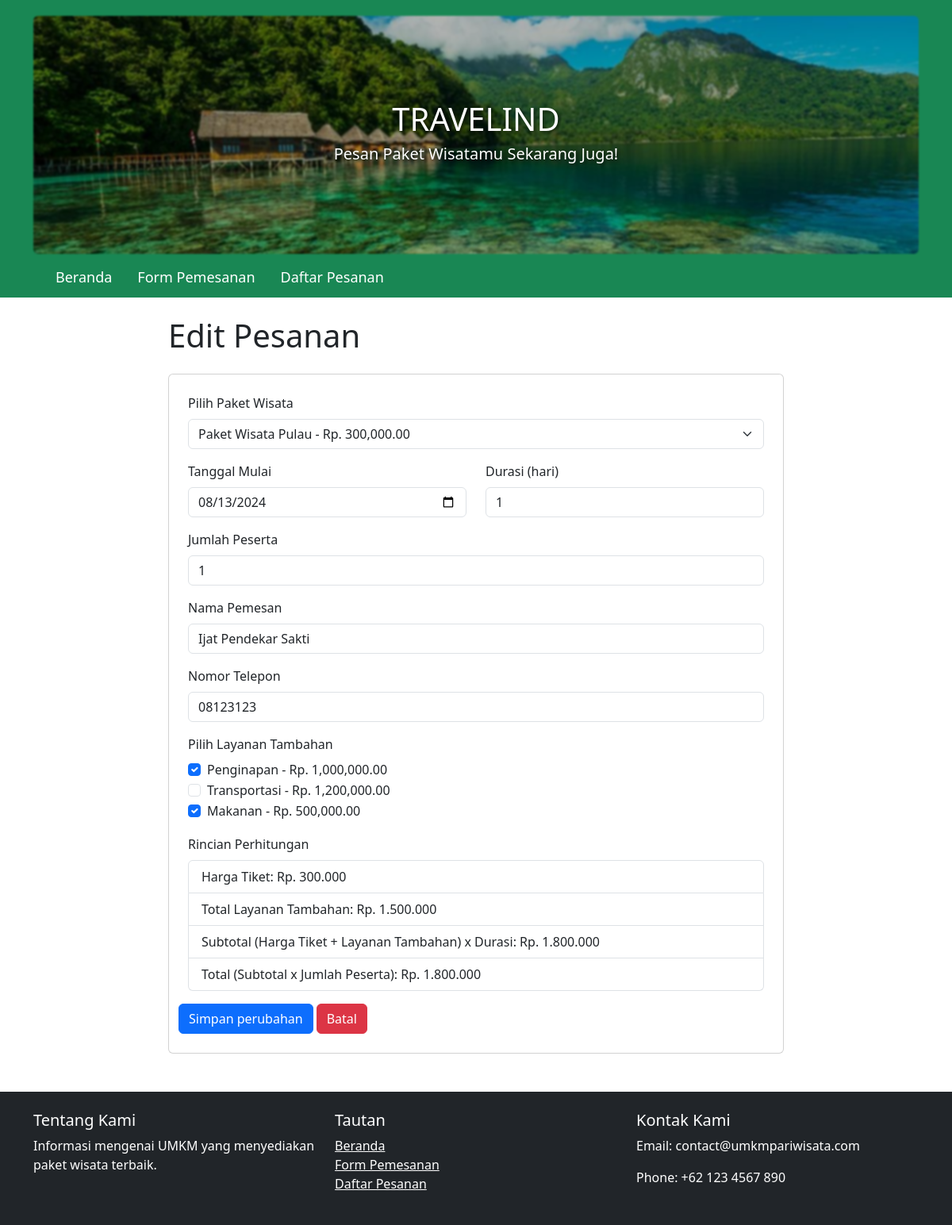
Screenshot of /edit_order.php?id=30 with the database file from the repository.
### tables this page shows
CREATE TABLE `pesanan` (
  `id` int(11) NOT NULL,
  `tanggal_mulai` date NOT NULL,
  `durasi` int(11) NOT NULL,
  `jumlah_peserta` int(11) NOT NULL,
  `subtotal` decimal(10,2) NOT NULL,
  `total` decimal(10,2) NOT NULL,
  `tanggal_pesanan` date NOT NULL,
  `paket_id` int(11) NOT NULL,
  `nama_pemesan` varchar(255) DEFAULT NULL,
  `no_telepon` varchar(15) DEFAULT NULL,
  `penginapan` tinyint(1) DEFAULT 0,
  `transportasi` tinyint(1) DEFAULT 0,
  `makanan` tinyint(1) DEFAULT 0
);

CREATE TABLE `paket_wisata` (
  `id` int(11) NOT NULL,
  `nama` varchar(255) NOT NULL,
  `deskripsi` text DEFAULT NULL,
  `harga` decimal(10,2) NOT NULL,
  `image_url` text NOT NULL
);

CREATE TABLE `layanan` (
  `id` int(11) NOT NULL,
  `nama` varchar(255) NOT NULL,
  `harga` decimal(10,2) NOT NULL
);

### edit_order.php (the view, shortened to what this page needs)
<?php
require 'db.php';
$order_id = isset($_GET['id']) ? (int)$_GET['id'] : 0;
$stmt = $pdo->prepare('SELECT * FROM pesanan WHERE id = ?');
$stmt->execute([$order_id]);
$order = $stmt->fetch();
$stmt = $pdo->query('SELECT * FROM layanan');
$services = $stmt->fetchAll();
$stmt = $pdo->query('SELECT * FROM paket_wisata');
$all_packages = $stmt->fetchAll();
$paket_id = $order['paket_id'];
?>
<?php include 'header.php'; ?>
<div class="container col-lg-8">
    <h1 class="mt-4">Edit Pesanan</h1>
    <form method="POST" class="mt-4 card p-4">
        <div class="mb-3">
            <label for="paket_id" class="form-label">Pilih Paket Wisata</label>
            <select class="form-select" id="paket_id" name="paket_id" required>
                <?php foreach ($all_packages as $pkg): ?>
                    <option value="<?= htmlspecialchars($pkg['id']) ?>" data-harga="<?= htmlspecialchars($pkg['harga']) ?>" <?= ($pkg['id'] == $paket_id) ? 'selected' : '' ?>>
                        <?= htmlspecialchars($pkg['nama']) ?> - Rp. <?= number_format($pkg['harga'], 2) ?>
                    </option>
                <?php endforeach; ?>
            </select>
        </div>
        <div class="row">
            <div class="col-md-6 mb-3">
                <label for="tanggal_mulai" class="form-label">Tanggal Mulai</label>
                <input type="date" class="form-control" id="tanggal_mulai" name="tanggal_mulai" value="<?= htmlspecialchars($order['tanggal_mulai']) ?>" required>
            </div>
            <div class="col-md-6 mb-3">
                <label for="durasi" class="form-label">Durasi (hari)</label>
                <input type="number" class="form-control" id="durasi" name="durasi" value="<?= htmlspecialchars($order['durasi']) ?>" required>
            </div>
        </div>
        <div class="mb-3">
            <label for="jumlah_peserta" class="form-label">Jumlah Peserta</label>
            <input type="number" class="form-control" id="jumlah_peserta" name="jumlah_peserta" value="<?= htmlspecialchars($order['jumlah_peserta']) ?>" required>
        </div>
        <div class="mb-3">
            <label for="nama_pemesan" class="form-label">Nama Pemesan</label>
            <input type="text" class="form-control" id="nama_pemesan" name="nama_pemesan" value="<?= htmlspecialchars($order['nama_pemesan']) ?>" required>
        </div>
        <div class="mb-3">
            <label for="no_telepon" class="form-label">Nomor Telepon</label>
            <input type="text" class="form-control" id="no_telepon" name="no_telepon" value="<?= htmlspecialchars($order['no_telepon']) ?>" required>
        </div>
        <div class="mb-3">
            <label for="layanan" class="form-label">Pilih Layanan Tambahan</label>
            <?php foreach ($services as $service): ?>
                <div class="form-check">
                    <input class="form-check-input" type="checkbox" name="<?= htmlspecialchars(strtolower($service['nama'])) ?>" value="<?= htmlspecialchars($service['harga']) ?>" id="<?= htmlspecialchars($service['nama']) ?>"
                    <?= $order[strtolower($service['nama'])] ? 'checked' : '' ?>>
                    <label class="form-check-label" for="<?= htmlspecialchars($service['nama']) ?>">
                        <?= htmlspecialchars($service['nama']) ?> - Rp. <?= number_format($service['harga'], 2) ?>
                    </label>
                </div>
            <?php endforeach; ?>
        </div>
        <div class="mb-3">
            <label for="rincian_perhitungan" class="form-label">Rincian Perhitungan</label>
            <ul id="rincian_perhitungan" class="list-group">
                <li class="list-group-item">Harga Tiket: <span id="rincian_harga_tiket">Rp. 0</span></li>
                <li class="list-group-item">Total Layanan Tambahan: <span id="rincian_layanan">Rp. 0</span></li>
                <li class="list-group-item">Subtotal (Harga Tiket + Layanan Tambahan) x Durasi: <span id="rincian_subtotal">Rp. 0</span></li>
                <li class="list-group-item">Total (Subtotal x Jumlah Peserta): <span id="rincian_total">Rp. 0</span></li>
            </ul>
        </div>
        <div class="row d-flex justify-content-start gap-1">
            <div class="col-auto p-0">
                <button type="submit" class="btn btn-primary">Simpan perubahan</button>
            </div>
            <div class="col-auto p-0">
                <button type="button" class="btn btn-danger" onclick="window.location.href='orders.php'">Batal</button>
            </div>
        </div>
    </form>
</div>
<?php include 'footer.php'; ?>
</body>
</html>

### rows the page displays
pesanan: paket_id "Paket Wisata Pulau - Rp. 300,000.00", tanggal_mulai "08/13/2024", durasi "1", jumlah_peserta "1", nama_pemesan "Ijat Pendekar Sakti", no_telepon "08123123", penginapan "☑", makanan "☑"
layanan: nama "Penginapan", harga "1,000,000.00"
layanan: nama "Transportasi", harga "1,200,000.00"
layanan: nama "Makanan", harga "500,000.00"
